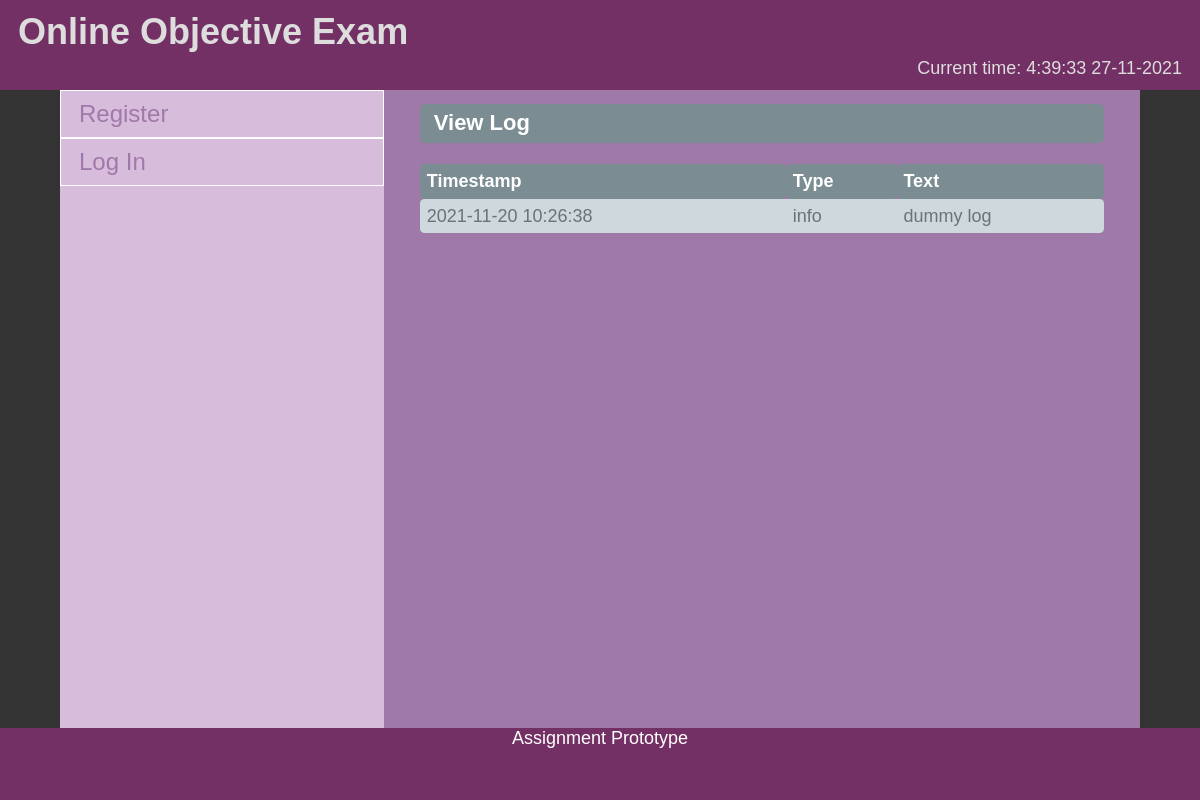
The app's page /admin/log/index.php with its own data.
### tables this page shows
CREATE TABLE `log` (
    `log_timestamp` timestamp NOT NULL DEFAULT current_timestamp(),
    `log_type` enum('error', 'warning', 'info') NOT NULL DEFAULT 'info',
    `log_content` longtext NOT NULL
  );

### admin/log/index.php (the view, shortened to what this page needs)
<?php
include(__DIR__ . "/../../includes/session.php");
$query = "SELECT * FROM log";
$result = mysqli_query($db, $query) or die(mysqli_error($db));
$logs = [];
while ($row = mysqli_fetch_array($result)) {
    $logs[] = array($row['log_timestamp'], $row['log_type'], $row['log_content']);
}
?>
<!DOCTYPE html>
<html>
<head>
    <link rel="stylesheet" href="<?php echo ROOT_SITE ?>/assets/style.css">
</head>
<body>
    <?php include_once(ROOT_PATH . '/includes/header.php') ?>
    <main class="wrapper">
        <?php include_once(ROOT_PATH . '/includes/navigation.php') ?>
        <div class="content">
            <div class="content-wrapper">
                <div class="content-header">
                    View Log
                </div>
                <br>
                <table>
                    <thead>
                        <tr>
                            <th class="table-join">Timestamp</th>
                            <th class="table-join">Type</th>
                            <th class="table-join">Text</th>
                        </tr>
                    </thead>
                    <?php if (count($logs)) : ?>
                        <?php foreach ($logs as $log) : ?>
                            <tr class="table-join">
                                <td class="table-join"><?php echo $log[0] ?></td>
                                <td class="table-join"><?php echo $log[1] ?></td>
                                <td class="table-join"><?php echo $log[2] ?></td>
                            </tr>
                        <?php endforeach ?>
                    <?php else : ?>
                        <tr class="table-join">
                            <td colspan=3>No log</td>
                        </tr>
                    <?php endif ?>
                </table>
            </div>
        </div>
    </main>
    <?php include_once(ROOT_PATH . '/includes/footer.php') ?>
</body>
</html>

### assets/style.css (style rules this page uses)
:root { --primary-color: #d8bcdb; --secondary-color: #733064; --tertiary-color: #9f79a8; --primary-alt-color: #cfd8dc; --secondary-alt-color: #7b8d93; --tertiary-alt-color: #a2a9ab; }
* { box-sizing: border-box; margin: 0; padding: 0; }
body { display: flex; width: 100%; min-height: 100vh; flex-direction: column; align-items: stretch; color: #fff; background-color: #333; font-family: Calibri, 'Trebuchet MS', sans-serif; font-size: clamp(0.875rem, 0.4626rem + 1.0309vw + calc(1rem - 16px), 1.125rem); }
main { display: flex; width: 100%; flex: 1; background-color: var(--primary-color); }
.wrapper { max-width: 60em; height: auto; margin-left: auto; margin-right: auto; }
.content { background-color: var(--tertiary-color); width: 70%; }
.content-wrapper { padding: 0.75em 2em; }
.content-header { background-color: var(--secondary-alt-color); padding: 0.3125em 0.625em; border-radius: 0.25em; font-size: 1.375rem; font-weight: bold; }
table { width: 100%; border-collapse: collapse; }
thead { background-color: var(--secondary-alt-color); }
th, td { padding: 0.375em; border-radius: 0.25em; }
td:first-child.table-join { border-top-right-radius: 0; border-bottom-right-radius: 0; }
td:last-child.table-join { border-top-left-radius: 0; border-bottom-left-radius: 0; }
td:not(:last-child):not(:first-child).table-join { border-radius: 0; }
td.table-join { color: #6b7375; background-color: unset; }
tr.table-join:nth-child(odd) { background-color: var(--primary-alt-color); }
th { text-align: left; }
td { color: var(--secondary-alt-color); background-color: #fff; }

### records on screen
log: log_timestamp "2021-11-20 10:26:38", log_type "info", log_content "dummy log"
